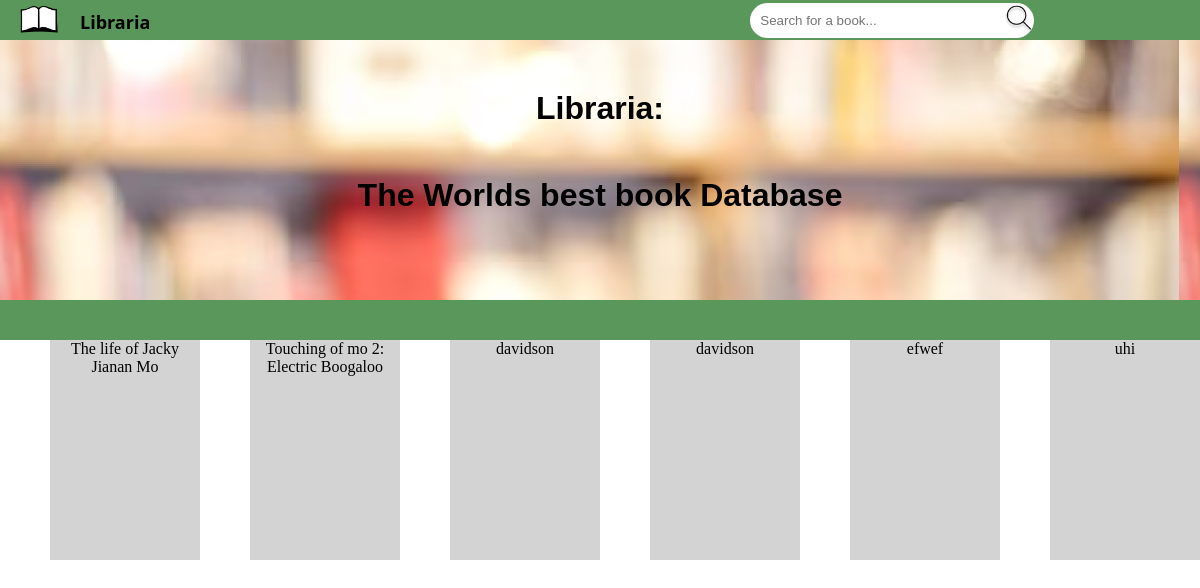
Screenshot of /search with the database file from the repository.
### tables this page shows
CREATE TABLE "library" (
	"Id"	INTEGER NOT NULL UNIQUE,
	"Title"	TEXT NOT NULL,
	"Authour"	TEXT NOT NULL,
	"Genre"	TEXT NOT NULL,
	"Category"	TEXT NOT NULL,
	"Published"	TEXT NOT NULL,
	"Rating"	INTEGER NOT NULL,
	"Description"	TEXT NOT NULL,
	PRIMARY KEY("Id" AUTOINCREMENT)
);

### app.py (the view)
@app.route('/search')
def search():
    conn = get_db_connection()
    sql = "SELECT * FROM library ORDER BY title ASC"
    books = conn.execute(sql).fetchall()
    conn.close()
    return render_template('search.html', books=books)

### app.py (called while the page is built)
def get_db_connection():
    conn = sqlite3.connect('book.db')
    conn.row_factory = sqlite3.Row
    return conn

### templates/search.html
{% extends 'index.html' %}
{% block body %}
<div id="banner">
    <h4 class="bannertext">Libraria:</h4>
    <h4 class="bannertext">The Worlds best book Database</h4>
</div>
<div class="bottombar"></div>
{% for books in books %}
<a class="coverbg" href="{{ url_for('bookinfo', id=books.id) }}" class="bookcover" >{{ books.title }}</a>
{% endfor %}
{% endblock %}

### static/stylesheet.css (style rules this page uses)
* { margin: 0; padding: 0; border: 0; }
.coverbg { height: 220px; width: 150px; margin-left: 50px; float: left; background: lightgray; text-align: center; text-decoration: none; color: black; }
#banner { margin-bottom:0px; height: 150px; text-align: center; background-image: url('banner.png'); height: 260px; }
.bannertext { font-family:'Trebuchet MS', 'Lucida Sans Unicode', 'Lucida Grande', 'Lucida Sans', Arial, sans-serif; font-size: xx-large; padding-top: 50px; }
.bottombar { width: 100%; height: 40px; background-color: #5A975A; }

### rows the page displays
library: title "The life of Jacky Jianan Mo"
library: title "Touching of mo 2: Electric Boogaloo"
library: title "davidson"
library: title "davidson"
library: title "efwef"
library: title "uhi"
